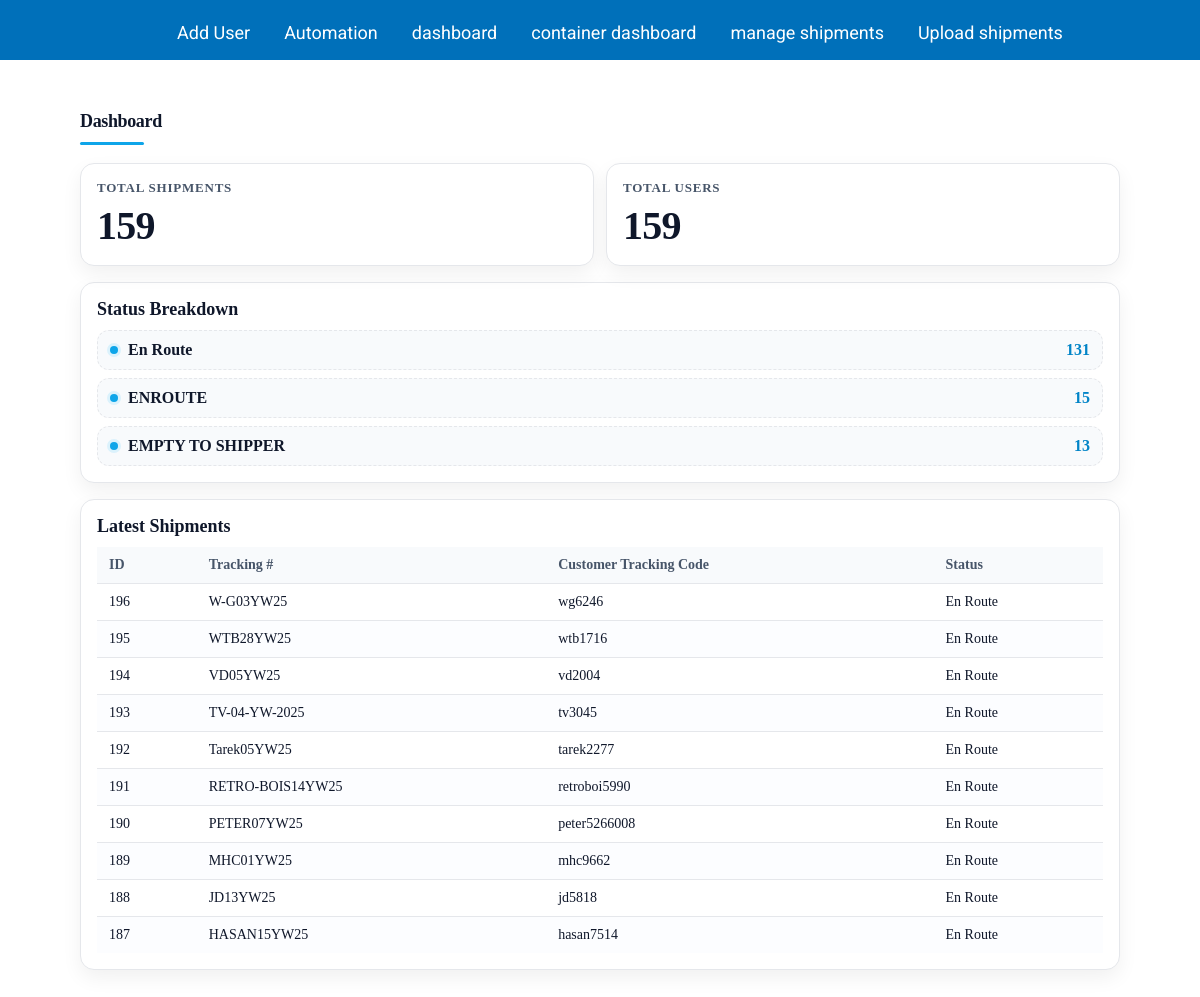
The app's page /php/admin/dashboard.php (signed in) with its own data.
### tables this page shows
CREATE TABLE `shipments` (
  `shipment_id` int(11) NOT NULL,
  `user_id` int(11) DEFAULT NULL,
  `tracking_number` varchar(100) DEFAULT NULL,
  `container_number` varchar(100) DEFAULT NULL COMMENT 'Container number for containerised cargo.',
  `bl_number` varchar(100) DEFAULT NULL COMMENT 'Bill of lading number used by carriers.',
  `shipping_code` varchar(100) DEFAULT NULL COMMENT 'Internal shipping code or alternative identifier.',
  `product_description` text DEFAULT NULL,
  `cbm` decimal(10,2) DEFAULT 0.00,
  `cartons` int(11) DEFAULT 0,
  `weight` decimal(10,2) DEFAULT 0.00,
  `gross_weight` decimal(10,2) DEFAULT 0.00,
  `total_amount` decimal(10,2) DEFAULT 0.00,
  `status` varchar(50) DEFAULT 'En Route',
  `origin` varchar(100) DEFAULT NULL,
  `destination` varchar(100) DEFAULT NULL,
  `pickup_date` datetime DEFAULT NULL,
  `delivery_date` datetime DEFAULT NULL,
  `created_at` datetime DEFAULT current_timestamp(),
  `updated_at` datetime DEFAULT current_timestamp() ON UPDATE current_timestamp() COMMENT 'Timestamp of the last shipment status update.',
  `item_no` varchar(100) DEFAULT NULL,
  `qty_per_ctn` int(11) DEFAULT NULL,
  `total_qty` int(11) DEFAULT NULL,
  `unit_price` decimal(10,2) DEFAULT NULL,
  `total_cbm` decimal(10,2) DEFAULT NULL,
  `total_gw` decimal(10,2) DEFAULT NULL,
  `customer_tracking_code` varchar(32) DEFAULT NULL
);

### php/admin/dashboard.php (the view, shortened to what this page needs)
<?php
require_once __DIR__ . '/../../assets/inc/init.php';
$page_css   = '../../assets/css/admin/dashboard.css';
include __DIR__ . '/../../assets/inc/header.php';
$totalShipments = 0;
$totalUsers     = 0;
$statusCounts   = [];
$latestShipments = [];
try {
  $row = $pdo->query('SELECT COUNT(*) AS c FROM shipments')->fetch();
  $totalShipments = (int)($row['c'] ?? 0);
} catch (Throwable $e) {  }
try {
  $row = $pdo->query('SELECT COUNT(*) AS c FROM users')->fetch();
  $totalUsers = (int)($row['c'] ?? 0);
} catch (Throwable $e) {  }
try {
  $stmt = $pdo->query('SELECT status, COUNT(*) AS c FROM shipments GROUP BY status ORDER BY c DESC');
  $statusCounts = $stmt ? $stmt->fetchAll() : [];
} catch (Throwable $e) { $statusCounts = []; }
try {
  $stmt = $pdo->query('
    SELECT shipment_id, tracking_number, status , customer_tracking_code
    FROM shipments
    ORDER BY shipment_id DESC
    LIMIT 10
  ');
  $latestShipments = $stmt ? $stmt->fetchAll() : [];
} catch (Throwable $e) { $latestShipments = []; }
?>
<main class="container">
  <h1>Dashboard</h1>
  <section class="kpis">
    <div class="kpi">
      <div class="kpi-label">Total Shipments</div>
      <div class="kpi-value"><?= $totalShipments ?></div>
    </div>
    <div class="kpi">
      <div class="kpi-label">Total Users</div>
      <div class="kpi-value"><?= $totalUsers ?></div>
    </div>
  </section>
  <section class="status-breakdown">
    <h2>Status Breakdown</h2>
    <?php if (!empty($statusCounts)): ?>
      <ul class="status-list">
        <?php foreach ($statusCounts as $r): ?>
          <li>
            <span class="status-name"><?= htmlspecialchars((string)$r['status']) ?></span>
            <span class="status-count"><?= (int)$r['c'] ?></span>
          </li>
        <?php endforeach; ?>
      </ul>
    <?php else: ?>
      <p>No status data yet.</p>
    <?php endif; ?>
  </section>
  <section class="latest">
    <h2>Latest Shipments</h2>
    <?php if (!empty($latestShipments)): ?>
      <table class="table">
        <thead>
          <tr>
            <th>ID</th>
            <th>Tracking #</th>
            <th>Customer Tracking Code</th>
            <th>Status</th>
          </tr>
        </thead>
        <tbody>
          <?php foreach ($latestShipments as $s): ?>
            <tr>
              <td><?= (int)$s['shipment_id'] ?></td>
              <td><?= htmlspecialchars((string)$s['tracking_number']) ?></td>
              <td><?= htmlspecialchars((string)$s['customer_tracking_code']) ?></td>
              <td><?= htmlspecialchars((string)$s['status']) ?></td>
            </tr>
          <?php endforeach; ?>
        </tbody>
      </table>
    <?php else: ?>
      <p>No shipments found.</p>
    <?php endif; ?>
  </section>
</main>
<?php include __DIR__ . '/../../assets/inc/footer.php'; ?>

### assets/inc/header.php (shortened to what this page needs)
<!DOCTYPE html>
<html lang="en">
<head>
  <link rel="stylesheet" href="../../assets/inc/header.css">
  <link rel="stylesheet" href="../../assets/inc/footer.css">
  <?php if (!empty($page_css)): ?>
    <link rel="stylesheet" href="<?= htmlspecialchars($page_css) ?>">
  <?php endif; ?>
</head>
<body>
<header>
  <div class="navbar">
    <ul>
      <li><a href="add_user.php">Add User</a></li>
      <li><a href="automation.php">Automation</a></li>
      <li><a href="dashboard.php">dashboard</a></li>
      <li><a href="container_dashboard.php">container dashboard</a></li>
      <li><a href="manage_shipments.php">manage shipments</a></li>
      <li><a href="upload_shipments.php">Upload shipments</a></li>
    </ul>
  </div>
</header>

### assets/inc/footer.php (shortened to what this page needs)
</body>
</html>

### assets/inc/header.css (style rules this page uses)
body { margin: 0; padding: 0; }
header { background-color: #0070ba; color: white; padding: 6px; text-align: center; height: 48px; align-items: center; }
header li { list-style: none; display: inline; margin: 0 15px; }
header li a { color: white; text-decoration: none; font-family: "Roboto", sans-serif; font-size: 18px; }
header ul { margin: 0 auto; margin-top: 1rem; }
.navbar { display: flex; justify-content: space-between; align-items: center; text-align: center; top: 2rem; }

### assets/css/admin/dashboard.css (style rules this page uses)
main.container { --bg: transparent; --card: #ffffff; --subtle: #f8fafc; --text: #0f172a; --muted: #475569; --line: #e5e7eb; --accent: #0ea5e9; --accent-600: #0284c7; --radius: 14px; --shadow: 0 8px 20px rgba(2, 6, 23, 0.06); color: var(--text); max-width: 1040px; margin: 24px auto 64px; padding: 16px; }
main.container > h1 { margin: 4px 0 18px; font-size: clamp(26px, 3.2vw, 40px); line-height: 1.1; font-weight: 800; letter-spacing: -0.02em; color: var(--text); }
main.container > h1::after { content: ""; display: block; width: 64px; height: 3px; margin-top: 10px; border-radius: 3px; background: var(--accent); }
main.container .kpis { display: grid; grid-template-columns: repeat(auto-fit, minmax(220px, 1fr)); gap: 12px; margin-bottom: 16px; }
main.container .kpi { background: var(--card); border: 1px solid var(--line); border-radius: var(--radius); box-shadow: var(--shadow); padding: 16px; display: grid; gap: 6px; }
main.container .kpi .kpi-label { font-size: 13px; text-transform: uppercase; letter-spacing: .06em; color: var(--muted); font-weight: 700; }
main.container .kpi .kpi-value { font-size: clamp(28px, 4.5vw, 40px); font-weight: 800; letter-spacing: -0.02em; color: var(--text); }
main.container .status-breakdown { background: var(--card); border: 1px solid var(--line); border-radius: var(--radius); box-shadow: var(--shadow); padding: 16px; margin-bottom: 16px; }
main.container .status-breakdown h2 { margin: 0 0 10px; font-size: 18px; }
main.container .status-list { list-style: none; padding: 0; margin: 0; display: grid; gap: 8px; }
main.container .status-list li { display: flex; align-items: center; justify-content: space-between; gap: 12px; background: var(--subtle); border: 1px dashed var(--line); border-radius: 12px; padding: 10px 12px; }
main.container .status-name { display: inline-flex; align-items: center; gap: 10px; font-weight: 700; color: var(--text); }
main.container .status-name::before { content: ""; width: 8px; height: 8px; border-radius: 999px; background: var(--accent); box-shadow: 0 0 0 3px color-mix(in srgb, var(--accent) 15%, #ffffff); }
main.container .status-count { font-weight: 800; color: var(--accent-600); }
main.container .latest { background: var(--card); border: 1px solid var(--line); border-radius: var(--radius); box-shadow: var(--shadow); padding: 16px; }
main.container .latest h2 { margin: 0 0 10px; font-size: 18px; }
main.container .table { width: 100%; border-collapse: collapse; font-size: 14px; }
main.container .table thead th { text-align: left; padding: 10px 12px; background: var(--subtle); border-bottom: 1px solid var(--line); color: var(--muted); font-weight: 700; }
main.container .table tbody td { padding: 10px 12px; border-top: 1px solid var(--line); }
main.container .table tbody tr:nth-child(even) { background: #fcfdff; }
@media (min-width: 1120px) { main.container { padding: 24px; } }

### records on screen
shipments: shipment_id "196", tracking_number "W-G03YW25", customer_tracking_code "wg6246", status "En Route"
shipments: shipment_id "195", tracking_number "WTB28YW25", customer_tracking_code "wtb1716", status "En Route"
shipments: shipment_id "194", tracking_number "VD05YW25", customer_tracking_code "vd2004", status "En Route"
shipments: shipment_id "193", tracking_number "TV-04-YW-2025", customer_tracking_code "tv3045", status "En Route"
shipments: shipment_id "192", tracking_number "Tarek05YW25", customer_tracking_code "tarek2277", status "En Route"
shipments: shipment_id "191", tracking_number "RETRO-BOIS14YW25", customer_tracking_code "retroboi5990", status "En Route"
shipments: shipment_id "190", tracking_number "PETER07YW25", customer_tracking_code "peter5266008", status "En Route"
shipments: shipment_id "189", tracking_number "MHC01YW25", customer_tracking_code "mhc9662", status "En Route"
shipments: shipment_id "188", tracking_number "JD13YW25", customer_tracking_code "jd5818", status "En Route"
shipments: shipment_id "187", tracking_number "HASAN15YW25", customer_tracking_code "hasan7514", status "En Route"

### other values on screen
$totalShipments "159"
$totalUsers "159"
$r['status'] "En Route"
$r['c'] "131"
$r['status'] "ENROUTE"
$r['c'] "15"
$r['status'] "EMPTY TO SHIPPER"
$r['c'] "13"
